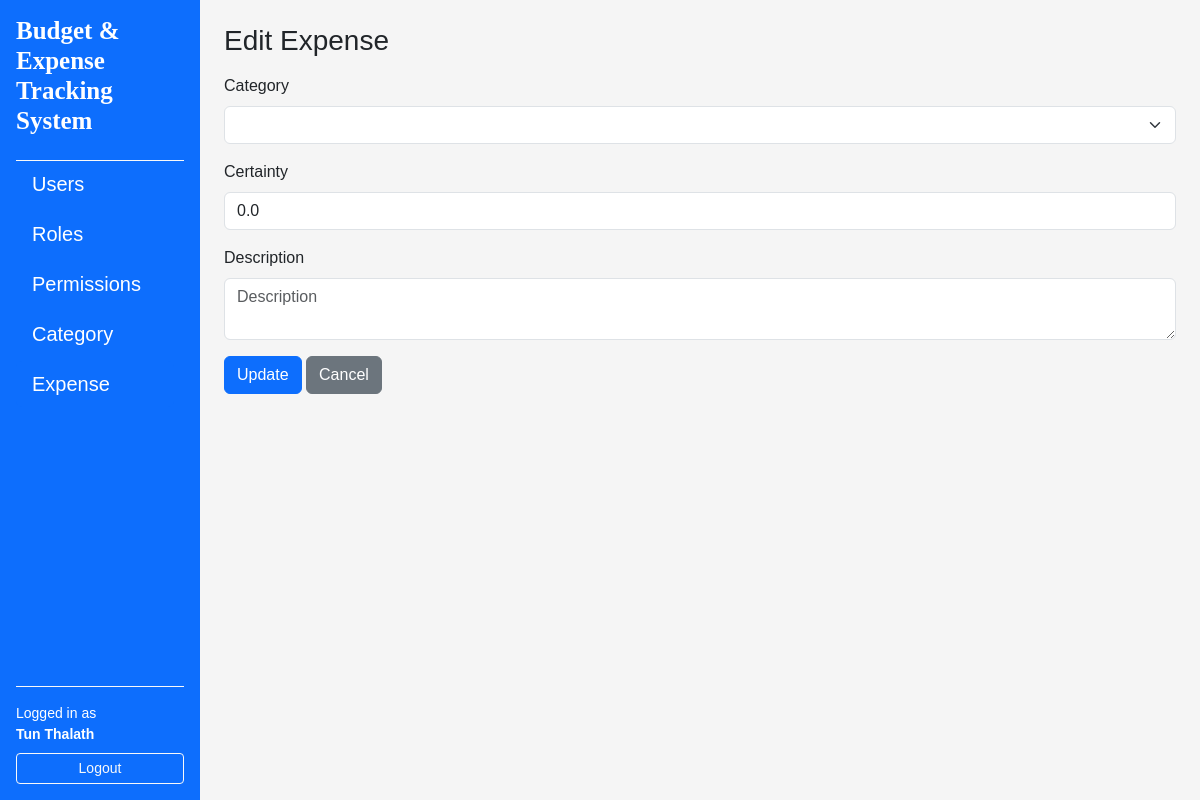
The app's page /expenses/1/edit (signed in), older data.
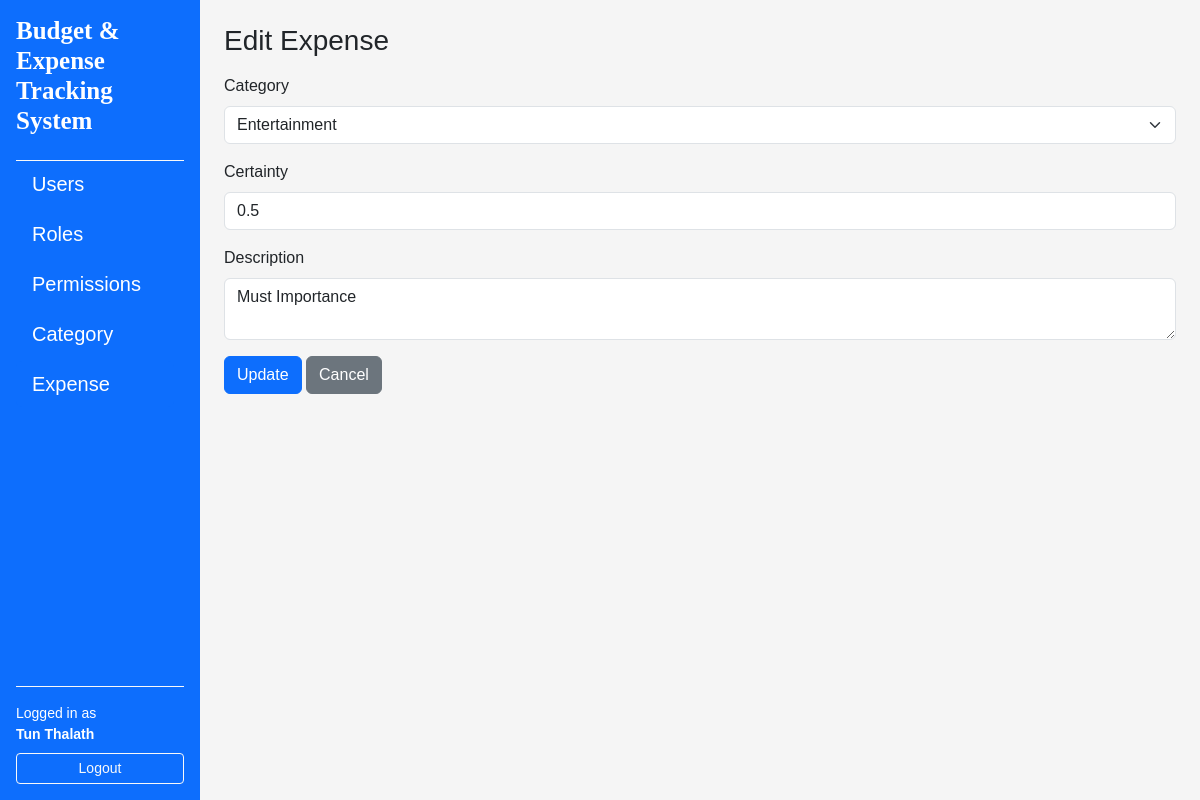
The same page, newer data.
### app/models/expenses.py (models this page shows, shortened)
class Expense(db.Model):
    __tablename__ = 'expenses'
    id = db.Column(db.Integer, primary_key=True, nullable=False)
    certainty = db.Column(db.Float, nullable=False)
    description = db.Column(db.String(255))
    created_at = db.Column(db.DateTime, default=datetime.utcnow, nullable=False)
    updated_at = db.Column(db.DateTime, default=datetime.utcnow, onupdate=datetime.utcnow, nullable=False)
    categories = db.relationship("Category", secondary=expense_categories, back_populates="expenses")
    budgets = db.relationship("Budget", secondary=expense_budgets, back_populates="expenses")

### app/routes/expense_routes.py (the view, shortened to what this page needs)
@expense_bp.route("/<int:expense_id>/edit", methods=["GET", "POST"])
@login_required
def edit(expense_id: int):
    expense = ExpenseService.get_by_id(expense_id)
    form = ExpenseEditForm(original_expense=expense, obj=expense)
    return render_template("expenses/edit.html", expense=expense, form=form)

### app/forms/expense_forms.py
class ExpenseEditForm(FlaskForm):
    categories = SelectField(
        "Category",
        validators=[DataRequired()],
        coerce=int,
        render_kw={"placeholder": "Select Category"}
    )
    certainty = FloatField(
        "Certainty",
        validators=[DataRequired()],
        default=0.00,
    )
    description = TextAreaField(
        "Description",
        render_kw={"placeholder": "Description"}
    )
    submit = SubmitField("Update")
    def __init__(self,original_expense: Expense, *args, **kwargs):
        super().__init__(*args, **kwargs)
        self.original_expense = original_expense
        self.categories.choices = _category_choices()

### app/forms/expense_forms.py (called while the page is built)
def _category_choices():
    return [
        (c.id, c.name)
        for c in db.session.scalars(
            db.select(Category).order_by(Category.name)
        )
    ]

### app/services/expense_services.py (called while the page is built)
    @staticmethod
    def get_by_id(expense_id: int) -> Optional[Expense]:
        return Expense.query.get(expense_id)

### app/templates/expenses/edit.html (shortened to what this page needs)
{% extends "layouts/base.html" %}
{% block content %}
<h1 class="h3 mb-3"> Edit Expense </h1>
<form method="post", novalidate>
     {% include "expenses/_form.html" %}
</form>
{% endblock %}

### app/templates/expenses/_form.html (shortened to what this page needs)
    <div class="mb-3">
        {{ form.categories.label(class="form-label") }}
        {{ form.categories(class="form-select") }}
    </div>
    <div class="mb-3">
        {{ form.certainty.label(class="form-label") }}
        {{ form.certainty(class="form-control") }}
    </div>
    <div class="mb-3">
        {{ form.description.label(class="form-label") }}
        {{ form.description(class="form-control") }}
    </div>
<div>
    {{ form.submit(class="btn btn-primary") }}
    <a href="{{ url_for('expenses.index') }}" class="btn btn-secondary"> Cancel</a>
</div>

Row changes from the older to the newer data that the page shows:
added Expense: certainty "0.5", description "Must Importance"
Text that changed along with them:
form field categories: (not shown) → "Entertainment"
form field certainty: "0.0" → (not shown)
